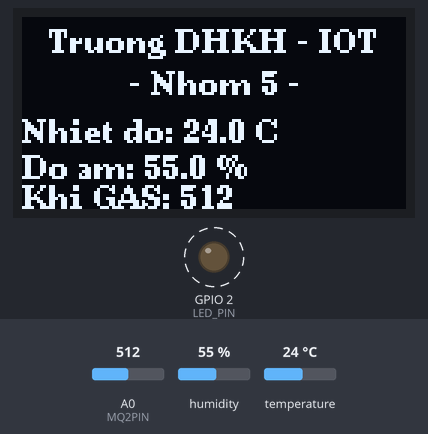
Recording of a program running on a simulated ESP8266 (NodeMCU). On the bench: 128×64 one-colour display, output pins drawn as LEDs (lit = HIGH). Dashed ring = blinking. The inputs (shaded band) are chosen by the test bench; at power-on: humidity 55 %, A0 (MQ2PIN) = 512, temperature 24 °C. What the program prints to the serial monitor is not drawn.

Above: at 4.8 s.
4.9 s: humidity set to 22 %
At 6.4 s:
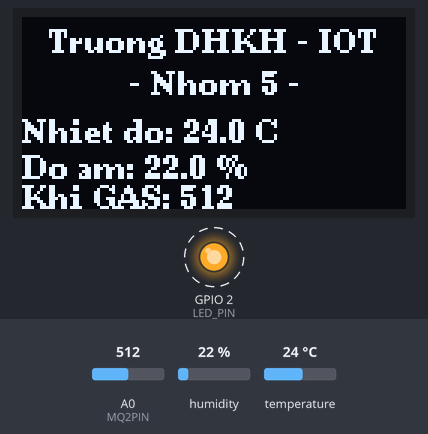
7.8 s: A0 (MQ2PIN) set to 490
At 8.4 s:
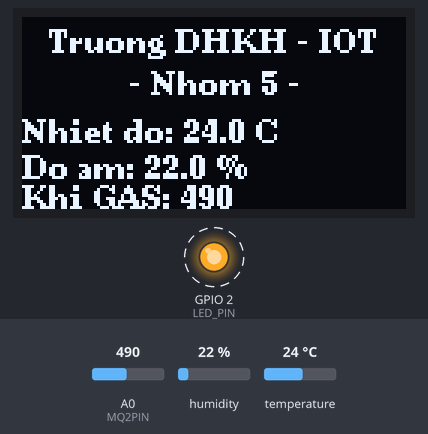
10.7 s: temperature set to 12 °C
At 14.4 s:
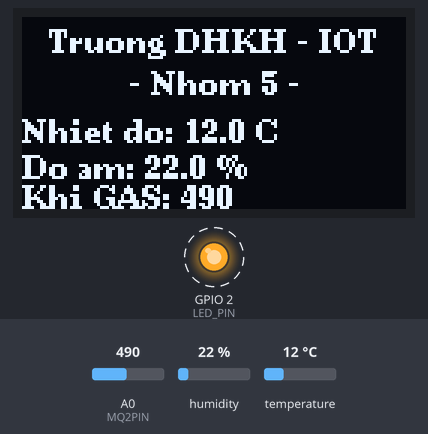
15.5 s: A0 (MQ2PIN) set to 510
At 16.4 s:
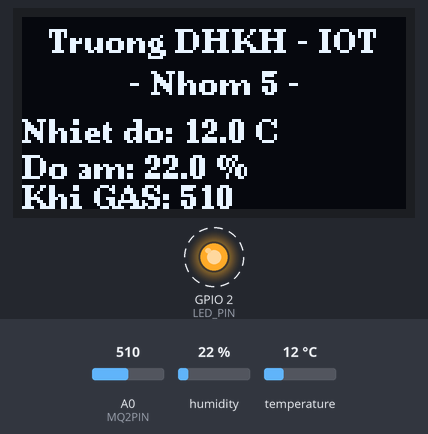
18.4 s: humidity set to 40 %
At 22.4 s:
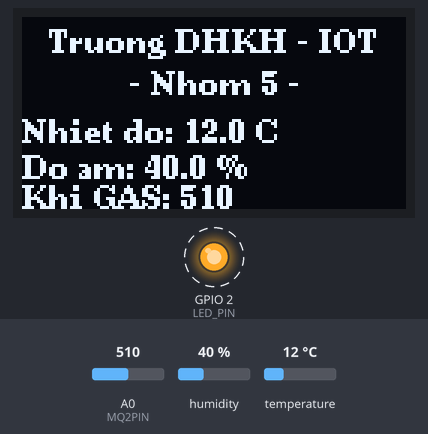
23.5 s: A0 (MQ2PIN) set to 306
At 24.3 s:
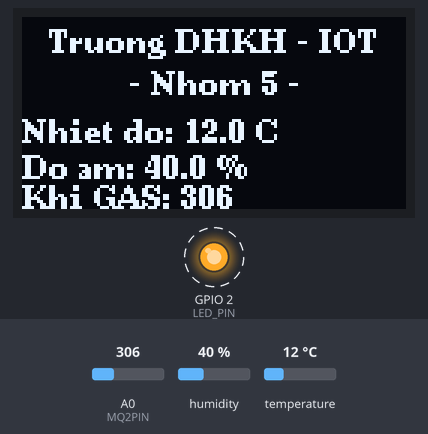
Timing chart, 0 to 27.4 s (numbered marks = the images above; inputs shaded):
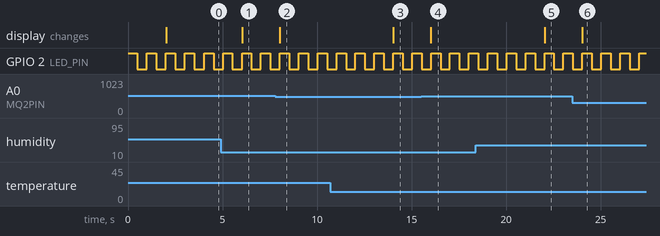

The program:

main.cpp
```cpp
#include <Arduino.h>
#include <Wire.h>
#include <U8g2lib.h>
#include <DHT.h>

// --- CẤU HÌNH CHÂN (PINS) ---
#define DHTPIN 0
#define DHTTYPE DHT22  // Đổi thành DHT22 nếu cảm biến thực tế của bạn là loại màu trắng
#define MQ2PIN A0      // Chân A0 (Đọc tín hiệu Analog từ MQ2)
#define LED_PIN 2      // Chân D4 (GPIO2 - LED Builtin trên NodeMCU)

// Khởi tạo đối tượng cảm biến DHT
DHT dht(DHTPIN, DHTTYPE);

// Khởi tạo màn hình OLED SH1106 (Sử dụng Hardware I2C: D1=SCL, D2=SDA)
U8G2_SH1106_128X64_NONAME_F_HW_I2C u8g2(U8G2_R0, /* reset=*/ U8X8_PIN_NONE);

// --- CÁC BIẾN THỜI GIAN VÀ TRẠNG THÁI ---
unsigned long lastSensorRead = 0;
unsigned long lastBlink = 0;
bool ledState = false;

float temp = 0.0;
float hum = 0.0;
int gasValue = 0;

void setup() {
  Serial.begin(115200);

  // Cấu hình LED
  pinMode(LED_PIN, OUTPUT);
  digitalWrite(LED_PIN, HIGH); // Tắt LED (LED Builtin của ESP8266 thường sáng ở mức LOW)

  // Khởi động cảm biến
  dht.begin();

  // Khởi động OLED
  u8g2.begin();
}

void loop() {
  unsigned long currentMillis = millis();

  // 1. NHẤP NHÁY LED LIÊN TỤC MỖI 500ms
  if (currentMillis - lastBlink >= 500) {
    lastBlink = currentMillis;
    ledState = !ledState;
    digitalWrite(LED_PIN, ledState ? LOW : HIGH);
  }

  // 2. ĐỌC CẢM BIẾN VÀ CẬP NHẬT OLED MỖI 2 GIÂY
  if (currentMillis - lastSensorRead >= 2000) {
    lastSensorRead = currentMillis;

    // Đọc dữ liệu
    hum = dht.readHumidity();
    temp = dht.readTemperature();
    gasValue = analogRead(MQ2PIN); // Trả về giá trị từ 0 - 1023

    // Kiểm tra lỗi DHT
    if (isnan(hum) || isnan(temp)) {
      Serial.println("Lỗi: Không đọc được dữ liệu từ DHT!");
    } else {
      Serial.printf("Nhiệt độ: %.1f C | Độ ẩm: %.1f %% | Gas: %d\n", temp, hum, gasValue);
    }

    // 3. HIỂN THỊ LÊN MÀN HÌNH OLED
    u8g2.clearBuffer();
    u8g2.setFont(u8g2_font_ncenB08_tr); // Font chữ mặc định dễ nhìn

    // In tiêu đề (CĂN GIỮA)
    const char* title = "Truong DHKH - IOT";
    int titleX = (128 - u8g2.getStrWidth(title)) / 2;
    u8g2.setCursor(titleX, 12);
    u8g2.print(title);

    // In tên nhóm (CĂN GIỮA)
    const char* group = "- Nhom 5 -";
    int groupX = (128 - u8g2.getStrWidth(group)) / 2;
    u8g2.setCursor(groupX, 26);
    u8g2.print(group);

    // In thông số
    u8g2.setCursor(0, 42);
    u8g2.print("Nhiet do: "); u8g2.print(temp, 1); u8g2.print(" C");

    u8g2.setCursor(0, 54);
    u8g2.print("Do am: "); u8g2.print(hum, 1); u8g2.print(" %");

    u8g2.setCursor(0, 64);
    u8g2.print("Khi GAS: "); u8g2.print(gasValue);

    u8g2.sendBuffer(); // Bắn dữ liệu lên màn hình
  }
}
```

Measured:
- after the input at 4.9 s, the display: changes after 1.1 s (image 1)
- after the input at 7.8 s, the display: changes after 0.23 s (image 2)
- after the input at 10.7 s, the display: changes after 3.3 s (image 3)
- after the input at 15.5 s, the display: changes after 0.53 s (image 4)
- after the input at 18.4 s, the display: changes after 3.6 s (image 5)
- after the input at 23.5 s, the display: changes after 0.53 s (image 6)
- by itself, GPIO 2 (LED_PIN): alternates HIGH for 0.50 s and LOW for 0.50 s
